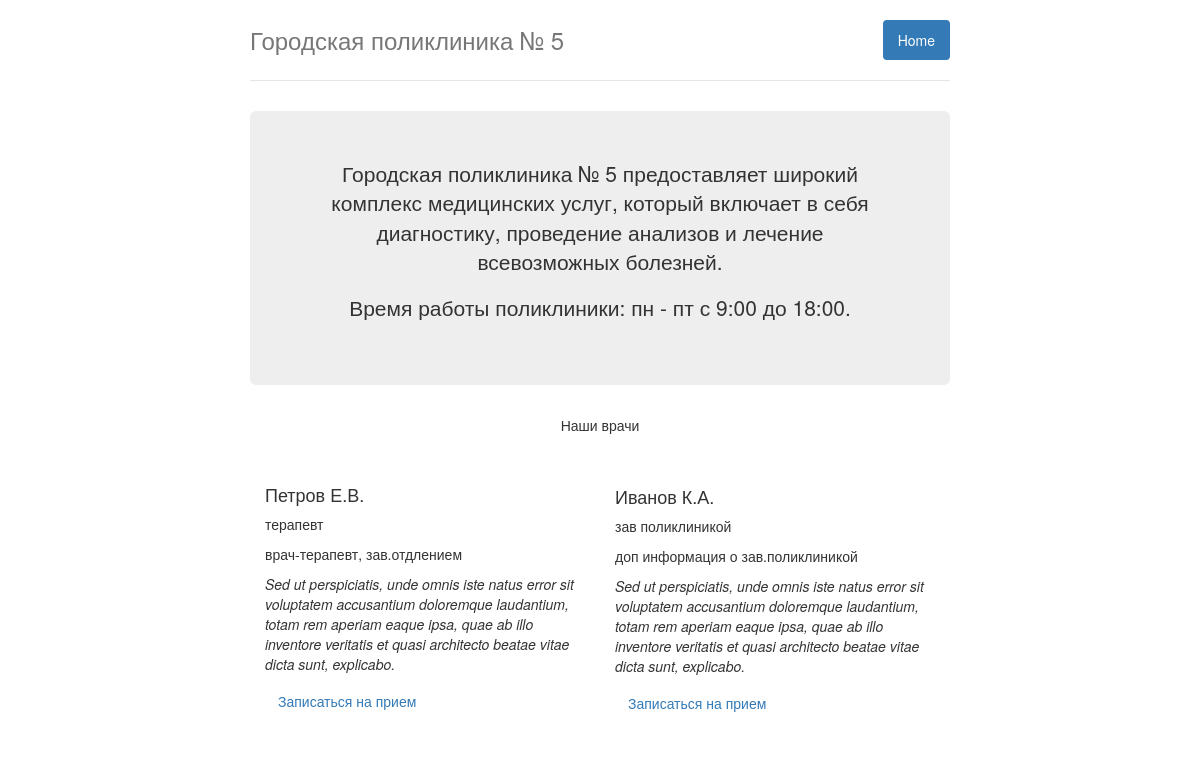
Before: / with the older database file.
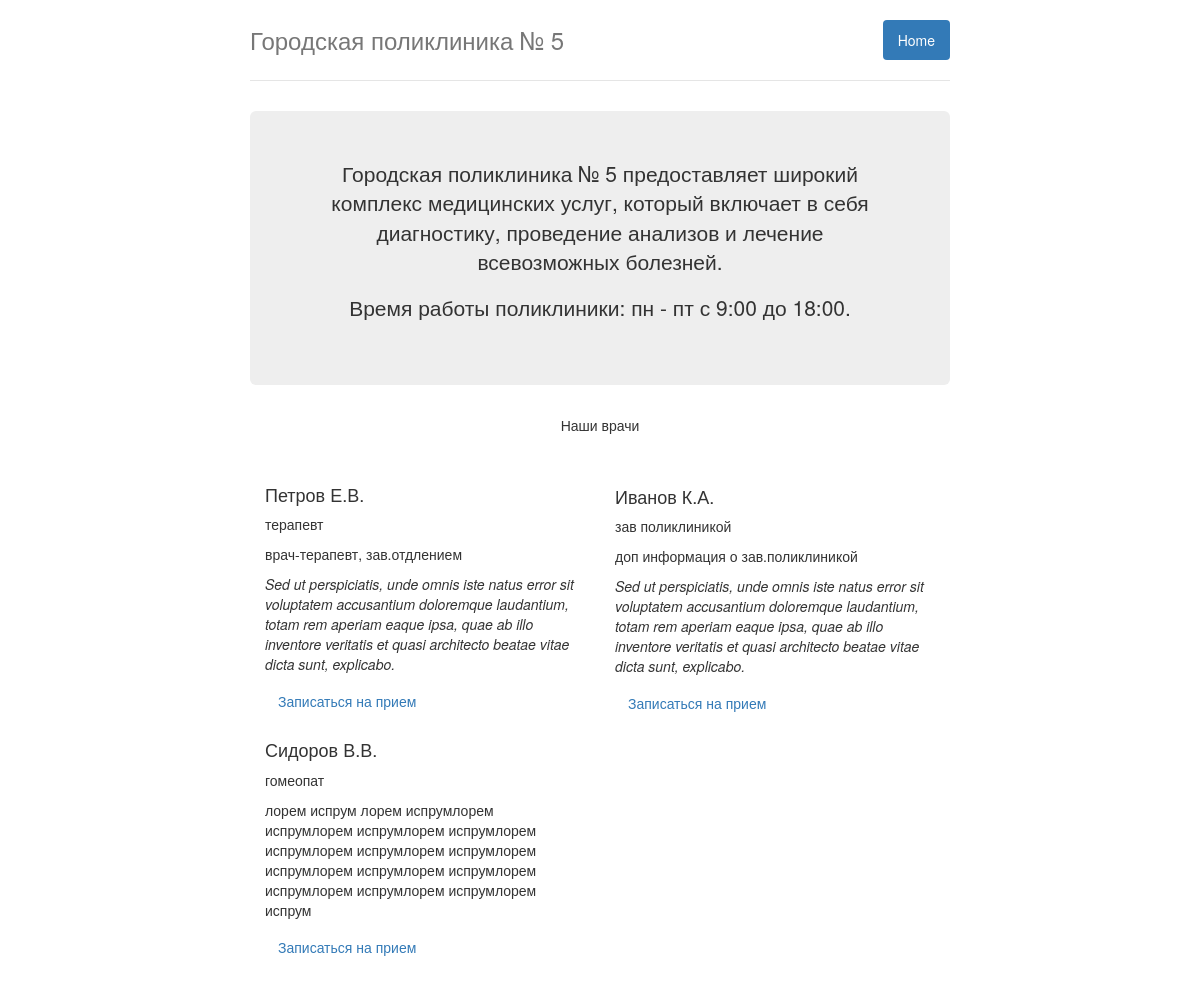
After: the same page with the newer database file.
### app/models.py (models this page shows, shortened)
class Doctor (models.Model):
    name=models.CharField(verbose_name='ФИО', max_length = 300 )
    specialization=models.CharField(verbose_name='Специализация',max_length=300)
    info=models.CharField(verbose_name='Инфо о враче',max_length=10000)
    class Meta:
        verbose_name_plural = "Врачи"
        verbose_name = "Врач"

### app/views.py (the view)
# urls.py: url(r'^$', DoctorList.as_view(), name='start'),
class DoctorList(ListView):
    model = Doctor
    template_name='start.html'
    context_object_name = 'doctors'

### app/templates/start.html (shortened to what this page needs)
{% extends "index.html" %}
  {% block content %}
      <div class="jumbotron">
        <p class="lead">
          Городская поликлиника № 5  предоставляет  широкий комплекс
          медицинских услуг, который включает в себя диагностику,
          проведение анализов и лечение всевозможных болезней.
        </p>
        <p>Время работы поликлиники: пн - пт с 9:00 до 18:00.</p>
      </div>
      <div align="center"> Наши врачи </div>
      <div class="row marketing">
        {% for doctor in doctors %}
          <div class="col-lg-6">
            {%if forloop.counter0|divisibleby:"2" == True %}
                  <h4>{{doctor.name|safe}}</h4>
                  <p>{{doctor.specialization|safe}}</p>
                  <p>{{doctor.info|safe}}</p>
                  <p> <a class="btn btn-inverse"
                       href="{% url 'reception' doctor_id=doctor.id %}">Записаться на прием</a>
                  </p>
            {% endif %}
          </div>
          <div class="col-lg-6">
            {%if forloop.counter0|divisibleby:"2" == False %}
                  <h4>{{doctor.name|safe}}</h4>
                  <p>{{doctor.specialization|safe}}</p>
                  <p>{{doctor.info|safe}}</p>
                  <p> <a class="btn btn-inverse"
                       href="{% url 'reception' doctor_id=doctor.id %}">Записаться на прием</a>
                  </p>
            {% endif %}
          </div>
        {% endfor %}
      </div>
  {% endblock content %}

### app/templates/index.html (shortened to what this page needs)
{% load static %}
<!DOCTYPE html>
<html lang="en">
  <head>
    <link rel="stylesheet" href="{% static 'css/bootstrap.css' %}">
    <link rel="stylesheet" href="{% static 'custom_css/custom.css' %}">
  </head>
  <body>
    <div class="container">
      <div class="header clearfix">
        <nav>
          <ul class="nav nav-pills pull-right">
            <li role="presentation" class="active"><a href="/">Home</a></li>
          </ul>
        </nav>
        <h3 class="text-muted">Городская поликлиника № 5</h3>
      </div>
      {% block content %}
      {% endblock content %}
    </div>
  </body>
</html>

### static/custom_css/custom.css (style rules this page uses)
body { padding-top: 20px; padding-bottom: 20px; }
.header, .marketing, .footer { padding-right: 15px; padding-left: 15px; }
.header { padding-bottom: 20px; border-bottom: 1px solid #e5e5e5; }
.header h3 { margin-top: 0; margin-bottom: 0; line-height: 40px; }
@media (min-width: 768px) { .container { max-width: 730px; } }
.jumbotron { text-align: center; border-bottom: 1px solid #e5e5e5; }
.marketing { margin: 40px 0; }
@media screen and (min-width: 768px) { .header, .marketing, .footer { padding-right: 0; padding-left: 0; } }
@media screen and (min-width: 768px) { .header { margin-bottom: 30px; } }
@media screen and (min-width: 768px) { .jumbotron { border-bottom: 0; } }

Changed rows visible on the page:
added Doctor: name "Сидоров В.В.", specialization "гомеопат", info "лорем испрум лорем испрумлорем испрумлорем испрумлорем испрумлорем испрумлорем испрумлорем испрумлорем испрумлорем испрумлорем испрумлорем испрумлорем испрумлорем испрумлорем испрум"
